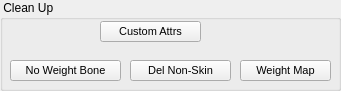
     <widget class="QGroupBox" name="groupBox_3">
      <property name="geometry">
       <rect>
        <x>20</x>
        <y>55</y>
        <width>341</width>
        <height>91</height>
       </rect>
      </property>
      <property name="title">
       <string> Clean Up </string>
      </property>
      <widget class="QPushButton" name="misc_runButton_5">
       <property name="geometry">
        <rect>
         <x>10</x>
         <y>60</y>
         <width>111</width>
         <height>21</height>
        </rect>
       </property>
       <property name="font">
        <font>
         <pointsize>8</pointsize>
        </font>
       </property>
       <property name="toolTip">
        <string>&lt;!DOCTYPE HTML PUBLIC &quot;-//W3C//DTD HTML 4.0//EN&quot; &quot;http://www.w3.org/TR/REC-html40/strict.dtd&quot;&gt;
&lt;html&gt;&lt;head&gt;&lt;meta name=&quot;qrichtext&quot; content=&quot;1&quot; /&gt;&lt;style type=&quot;text/css&quot;&gt;
p, li { white-space: pre-wrap; }
&lt;/style&gt;&lt;/head&gt;&lt;body style=&quot; font-family:'MS Shell Dlg 2'; font-size:8pt; font-weight:400; font-style:normal;&quot;&gt;
&lt;p style=&quot; margin-top:0px; margin-bottom:0px; margin-left:0px; margin-right:0px; -qt-block-indent:0; text-indent:0px;&quot;&gt;&lt;span style=&quot; font-size:9pt;&quot;&gt;Clear out NO weight bone in selected skin mesh&lt;/span&gt;&lt;/p&gt;&lt;/body&gt;&lt;/html&gt;</string>
       </property>
       <property name="text">
        <string>No Weight Bone</string>
       </property>
       <property name="icon">
        <iconset>
         <normaloff>icons/removeInf.png</normaloff>icons/removeInf.png</iconset>
       </property>
       <property name="+command" stdset="0">
        <string>meshCleanWeightlessBoneCmd</string>
       </property>
      </widget>
      <widget class="QPushButton" name="misc_runButton_6">
       <property name="geometry">
        <rect>
         <x>100</x>
         <y>21</y>
         <width>101</width>
         <height>21</height>
        </rect>
       </property>
       <property name="font">
        <font>
         <pointsize>8</pointsize>
        </font>
       </property>
       <property name="toolTip">
        <string>&lt;!DOCTYPE HTML PUBLIC &quot;-//W3C//DTD HTML 4.0//EN&quot; &quot;http://www.w3.org/TR/REC-html40/strict.dtd&quot;&gt;
&lt;html&gt;&lt;head&gt;&lt;meta name=&quot;qrichtext&quot; content=&quot;1&quot; /&gt;&lt;style type=&quot;text/css&quot;&gt;
p, li { white-space: pre-wrap; }
&lt;/style&gt;&lt;/head&gt;&lt;body style=&quot; font-family:'MS Shell Dlg 2'; font-size:8pt; font-weight:400; font-style:normal;&quot;&gt;
&lt;p style=&quot; margin-top:0px; margin-bottom:0px; margin-left:0px; margin-right:0px; -qt-block-indent:0; text-indent:0px;&quot;&gt;&lt;span style=&quot; font-size:9pt;&quot;&gt;Remove all custom attributes of selected objects&lt;/span&gt;&lt;/p&gt;&lt;/body&gt;&lt;/html&gt;</string>
       </property>
       <property name="text">
        <string>Custom Attrs</string>
       </property>
       <property name="icon">
        <iconset>
         <normaloff>icons/cleanAttr.png</normaloff>icons/cleanAttr.png</iconset>
       </property>
       <property name="+command" stdset="0">
        <string>cleanAttrButtonCmd</string>
       </property>
      </widget>
      <widget class="QPushButton" name="misc_runButton_7">
       <property name="geometry">
        <rect>
         <x>130</x>
         <y>60</y>
         <width>101</width>
         <height>21</height>
        </rect>
       </property>
       <property name="font">
        <font>
         <pointsize>8</pointsize>
        </font>
       </property>
       <property name="toolTip">
        <string>&lt;!DOCTYPE HTML PUBLIC &quot;-//W3C//DTD HTML 4.0//EN&quot; &quot;http://www.w3.org/TR/REC-html40/strict.dtd&quot;&gt;
&lt;html&gt;&lt;head&gt;&lt;meta name=&quot;qrichtext&quot; content=&quot;1&quot; /&gt;&lt;style type=&quot;text/css&quot;&gt;
p, li { white-space: pre-wrap; }
&lt;/style&gt;&lt;/head&gt;&lt;body style=&quot; font-family:'MS Shell Dlg 2'; font-size:8pt; font-weight:400; font-style:normal;&quot;&gt;
&lt;p style=&quot; margin-top:0px; margin-bottom:0px; margin-left:0px; margin-right:0px; -qt-block-indent:0; text-indent:0px;&quot;&gt;&lt;span style=&quot; font-size:9pt;&quot;&gt;Clear out NO weight bone in selected skin mesh&lt;/span&gt;&lt;/p&gt;&lt;/body&gt;&lt;/html&gt;</string>
       </property>
       <property name="text">
        <string>Del Non-Skin</string>
       </property>
       <property name="icon">
        <iconset>
         <normaloff>icons/delNonSkinHistory.png</normaloff>icons/delNonSkinHistory.png</iconset>
       </property>
       <property name="+command" stdset="0">
        <string>meshDelNonSkinHistoryCmd</string>
       </property>
      </widget>
      <widget class="QPushButton" name="misc_runButton_8">
       <property name="geometry">
        <rect>
         <x>240</x>
         <y>60</y>
         <width>91</width>
         <height>21</height>
        </rect>
       </property>
       <property name="font">
        <font>
         <pointsize>8</pointsize>
        </font>
       </property>
       <property name="toolTip">
        <string>&lt;!DOCTYPE HTML PUBLIC &quot;-//W3C//DTD HTML 4.0//EN&quot; &quot;http://www.w3.org/TR/REC-html40/strict.dtd&quot;&gt;
&lt;html&gt;&lt;head&gt;&lt;meta name=&quot;qrichtext&quot; content=&quot;1&quot; /&gt;&lt;style type=&quot;text/css&quot;&gt;
p, li { white-space: pre-wrap; }
&lt;/style&gt;&lt;/head&gt;&lt;body style=&quot; font-family:'SimSun'; font-size:9pt; font-weight:400; font-style:normal;&quot;&gt;
&lt;p style=&quot; margin-top:0px; margin-bottom:0px; margin-left:0px; margin-right:0px; -qt-block-indent:0; text-indent:0px;&quot;&gt;&lt;span style=&quot; font-family:'MS Shell Dlg 2';&quot;&gt;Create weight map to show each skined bone weight area on select mesh&lt;/span&gt;&lt;/p&gt;&lt;/body&gt;&lt;/html&gt;</string>
       </property>
       <property name="text">
        <string>Weight Map</string>
       </property>
       <property name="icon">
        <iconset>
         <normaloff>icons/color.png</normaloff>icons/color.png</iconset>
       </property>
       <property name="+command" stdset="0">
        <string>buildWeightMapCmd</string>
       </property>
      </widget>
     </widget>
